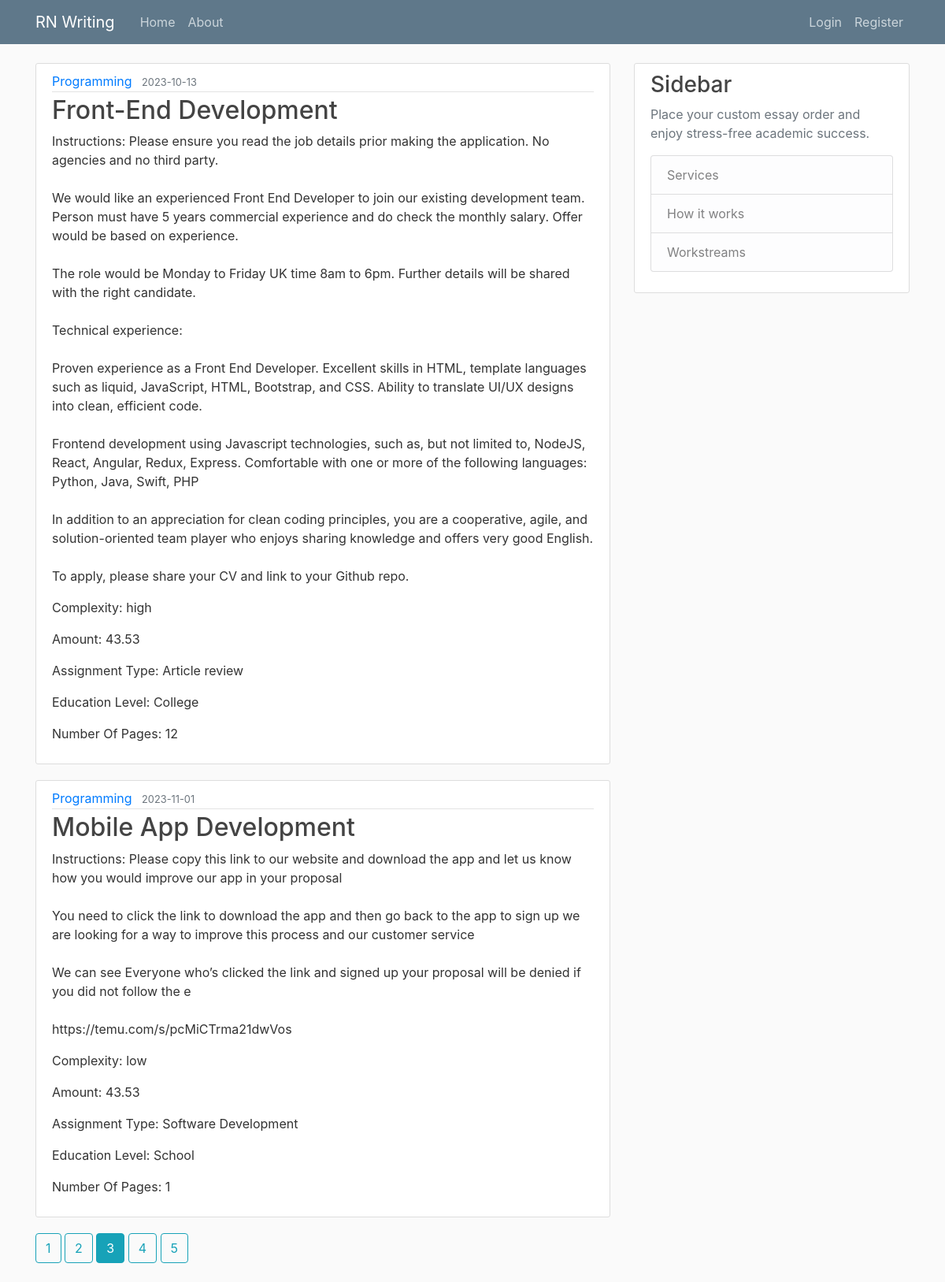
Screenshot of /home?page=3 with the database file from the repository.
### writingapp/models.py (models this page shows)
class Job(db.Model):
    __tablename__ = "job"
    id = db.Column(db.Integer, primary_key = True)
    client_id = db.Column(db.Integer, db.ForeignKey("client.id"))
    complexity = db.Column(db.String(255))
    deadline = db.Column(db.Date)
    amount = db.Column(db.Integer)
    assignment_type = db.Column(db.String(255))
    service = db.Column(db.String(255))
    education_level = db.Column(db.String(255))
    number_of_pages = db.Column(db.Integer)
    number_of_words = db.Column(db.Integer)
    line_spacing = db.Column(db.String(255))
    assignment_language = db.Column(db.String(255))
    sources_required = db.Column(db.String(255))
    citation_style = db.Column(db.String(255))
    subject = db.Column(db.String(255))
    instructions = db.Column(db.Text)
    submit_date = db.Column(db.DateTime, nullable=False)
    client = db.relationship("Client", backref = "job")
    skills = db.relationship("Skills", backref = "job")
    payment = db.relationship("Payment", backref = "job")
    attachment = db.relationship("Attachment", backref = 'job')

### writingapp/routes.py (the view)
@app.route("/")
@app.route("/home")
def home():
    page = request.args.get('page', 1, type=int)
    jobs = Job.query.paginate(page=page, per_page=2)
    return render_template('home.html', jobs=jobs)

### writingapp/templates/home.html
{% extends "layout.html" %}
{% block content %}
    {% for job in jobs.items %}
    <article class='media content-section'>
        <div class='media-body'>
            <div class='article-metadata'>
                <a class='mr-2' href="{{ url_for('similar_jobs', by_service=job.service) }}">{{ job.service }}</a>
                <small class='text-muted'>{{job.deadline}}</small>
            </div>
            <h2><a class='article-title' href="{{ url_for('show_job', job_id=job.id) }}">{{job.subject}}</a></h2>
            <p class='article-content'>Instructions: {{job.instructions}}</p>
            <p class='article-content'>Complexity: {{job.complexity}}</p>
            <p class='article-content'>Amount: {{job.amount}}</p>
            <p class='article-content'>Assignment Type: {{job.assignment_type}}</p>
            <p class='article-content'>Education Level: {{job.education_level}}</p>
            <p class='article-content'>Number Of Pages: {{job.number_of_pages}}</p>
        </div>
    </article>
    {% endfor %}
    {% for page_num in jobs.iter_pages(left_edge=1, right_edge=1, left_current=1, right_current=2) %}
        {% if page_num %}
        {% if jobs.page == page_num %}
        <a class='btn btn-info mb-4' href='{{ url_for('home', page=page_num) }}'>{{ page_num }}</a>
        {% else %}
        <a class='btn btn-outline-info mb-4' href='{{ url_for('home', page=page_num) }}'>{{ page_num }}</a>
        {% endif %}
        {% else %}
         ...
        {% endif %}
    {% endfor %}
{% endblock content %}

### writingapp/static/main.css (style rules this page uses)
body { background: #fafafa; color: #333333; margin-top: 5rem; }
h1, h2, h3, h4, h5, h6 { color: #444444; }
.content-section { background: #ffffff; padding: 10px 20px; border: 1px solid #dddddd; border-radius: 3px; margin-bottom: 20px; }
.article-title { color: #444444; }
.article-content { white-space: pre-line; }
.article-metadata { padding-bottom: 1px; margin-bottom: 4px; border-bottom: 1px solid #e3e3e3 }

### rows the page displays
Job: service "Programming", deadline "2023-10-13", subject "Front-End Development", instructions "Please ensure you read the job details prior making the application. No agencies and no third party. We would like an experienced Front End Developer to join our existing development team. Person must have 5 years commercial experience and do check the monthly salary. Offer would be based on experience. The role would be Monday to Friday UK time 8am to 6pm. Further details will be shared with the right candidate. Technical experience: Proven experience as a Front End Developer. Excellent skills in HTML, template languages such as liquid, JavaScript, HTML, Bootstrap, and CSS. Ability to translate UI/UX designs into clean, efficient code. Frontend development using Javascript technologies,…", complexity "high", amount "43.53", assignment_type "Article review", education_level "College", number_of_pages "12"
Job: service "Programming", deadline "2023-11-01", subject "Mobile App Development", instructions "Please copy this link to our website and download the app and let us know how you would improve our app in your proposal You need to click the link to download the app and then go back to the app to sign up we are looking for a way to improve this process and our customer service We can see Everyone who’s clicked the link and signed up your proposal will be denied if you did not follow the e https://temu.com/s/pcMiCTrma21dwVos", complexity "low", amount "43.53", assignment_type "Software Development", education_level "School", number_of_pages "1"

### other values shown
{{ page_num }} "1" "2" "4" "5"
{{ page_num }} "3"
